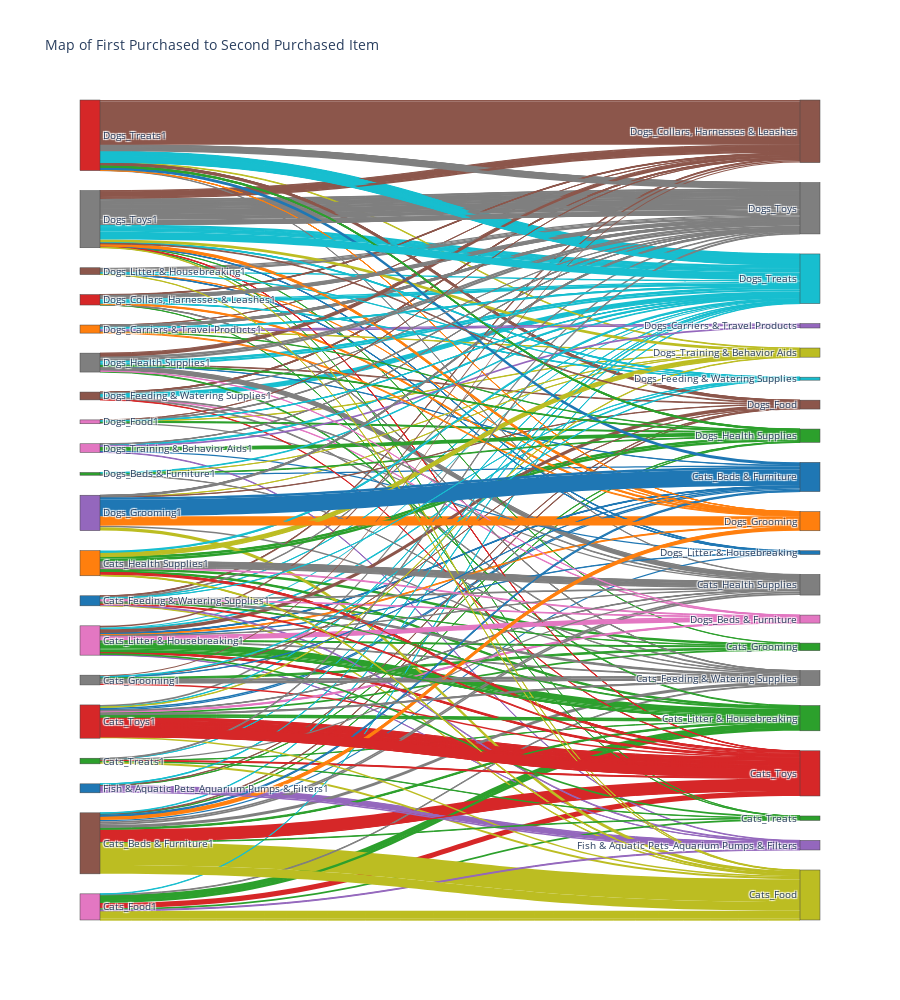

This figure's notebook cell:
### Code cell
import plotly.graph_objects as go
import plotly.express as pex

all_nodes = top_twenty_df['First_buy'].values.tolist() + top_twenty_df['Second_buy'].values.tolist()
source_indices = [all_nodes.index(first) for first in top_twenty_df['First_buy']]
target_indices = [all_nodes.index(second) for second in top_twenty_df['Second_buy']]

colors = pex.colors.qualitative.D3

node_colors_mappings = dict([(node,np.random.choice(colors)) for node in all_nodes])
node_colors = [node_colors_mappings[node] for node in all_nodes]
edge_colors = [node_colors_mappings[node] for node in top_twenty_df['Second_buy']]


fig = go.Figure(data=[go.Sankey(
    # Define nodes
    node = dict(
      label =  all_nodes,
      color =  node_colors
    ),

    # Add links
    link = dict(
      source =  source_indices,
      target =  target_indices,
      value =  top_twenty_df.groupby(['First_buy', 'Second_buy']).count().reset_index()['overall_list_second'].values,
        color = edge_colors
))])

fig.update_layout(title_text="Map of First Purchased to Second Purchased Item", height=1000,
                  font_size=10)
fig.show()

### Figure 1 — Plotly figure (JSON) as saved in the notebook; plotly's stock layout.template omitted (floating-point values rounded to 4 significant figures; data arrays with more than 128 entries replaced by an {"elided": "..."} marker saying what was removed)
{"data": [{"link": {"color": {"elided": "4997 str values"}, "source": {"elided": "4997 int values"}, "target": {"elided": "4997 int values"}, "value": {"elided": "380 int values"}}, "node": {"color": {"elided": "9994 str values"}, "label": {"elided": "9994 str values"}}, "type": "sankey"}], "layout": {"font": {"size": 10}, "height": 1000, "title": {"text": "Map of First Purchased to Second Purchased Item"}}}
